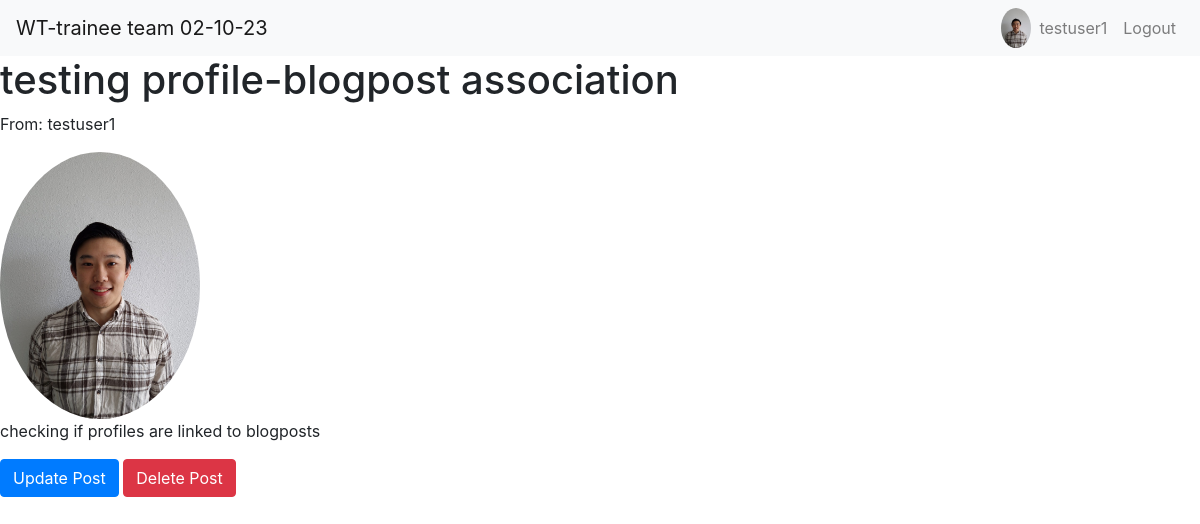
The page /blog_read/1/ (signed in) on the database its author committed.
### blog/models.py (models this page shows, shortened)
class Profile(models.Model):
    user = models.OneToOneField(User, on_delete=models.CASCADE)
    bio = models.TextField(max_length=500, blank=True)
    birthdate = models.DateField(null=True, blank=True)
    profile_picture = models.ImageField(upload_to='profile_pictures/', blank=True, null=True)
    phone_number = models.CharField(max_length=15, blank=True, null=True)
    address = models.TextField(blank=True, null=True)
    gender = models.CharField(max_length=10, choices=[('Male', 'Male'), ('Female', 'Female'), ('Other', 'Other')], blank=True, null=True)
    occupation = models.CharField(max_length=50, blank=True, null=True)
    company = models.CharField(max_length=50, blank=True, null=True)
    website = models.URLField(blank=True, null=True)
    linkedin_profile = models.URLField(blank=True, null=True)
    facebook_profile = models.URLField(blank=True, null=True)
    twitter_handle = models.CharField(max_length=15, blank=True, null=True)
    language_preference = models.CharField(max_length=10, choices=[('English', 'English'), ('Spanish', 'Spanish')], default='English', blank=True)
    time_zone = models.CharField(max_length=50, blank=True, null=True)
    newsletter_subscription = models.BooleanField(default=False)

class BlogPost(models.Model):
    profile = models.ForeignKey(Profile, on_delete=models.CASCADE, related_name='blogposts')
    title=models.CharField(max_length=100)
    content = models.TextField()

### blog/views.py (the view)
# urls.py: path('blog_read/<int:pk>/', BlogPostDetailView.as_view(), name='blog_detail'),
class BlogPostDetailView(LoginRequiredMixin, DetailView):
    model = BlogPost
    template_name = 'blog/blog_read.html'
    login_url = 'login'  # Redirect to this URL if the user is not authenticated
    context_object_name = 'post'  # You might want to change this to something like 'post' for clarity

### blog/context_processor.py (called while the page is built)
def profile_picture(request):
    if request.user.is_authenticated:
        profile = request.user.profile
        return {'profile': profile}
    return {}

### blog/templates/blog/blog_read.html
{% extends '../base.html' %}
{% block content %}
    <h1>{{ post.title }}</h1>
    <p>From: {{ post.profile.user.username}}</p>
    {% if post.profile.profile_picture %}
        <img src="{{ post.profile.profile_picture.url }}" class="rounded-circle" alt="Profile Picture" width="200px" height="50%">
    {% endif %}
    <p>{{ post.content }}</p>
    {% if post.profile == user.profile %}
        <a href="{% url 'update_class' post.pk %}" class="btn btn-primary">Update Post</a>
        <a href="{% url 'delete_class' post.pk %}" class="btn btn-danger">Delete Post</a>
    {% endif %}
{% endblock %}

### blog/templates/menubar.html (shortened to what this page needs)
<nav class="navbar navbar-expand-lg navbar-light bg-light">
    <a class="navbar-brand" href="{% url 'homepage' %}">WT-trainee team 02-10-23</a>
    <div class="collapse navbar-collapse" id="navbarNav">
        <ul class="navbar-nav ml-auto">
            {% if user.is_authenticated %}
                {% if user.profile.profile_picture %}
                    <img src="{{ user.profile.profile_picture.url }}" class="rounded-circle" alt="Profile Picture" width="30px" height="50%">
                {% endif %}
                <li class="nav-item">
                    <a class="nav-link" href="{% url 'edit_profile' %}">{{user.username}}</a>
                </li>
                <li class="nav-item">
                    <a class="nav-link" href="{% url 'logout' %}">Logout</a>
                </li>
            {% endif %}
        </ul>
    </div>
</nav>

### rows shown on the page
BlogPost: title "testing profile-blogpost association", profile.user.username "testuser1", profile.profile_picture (picture), content "checking if profiles are linked to blogposts"

### other values the page prints
{{ user.username }} "testuser1"
